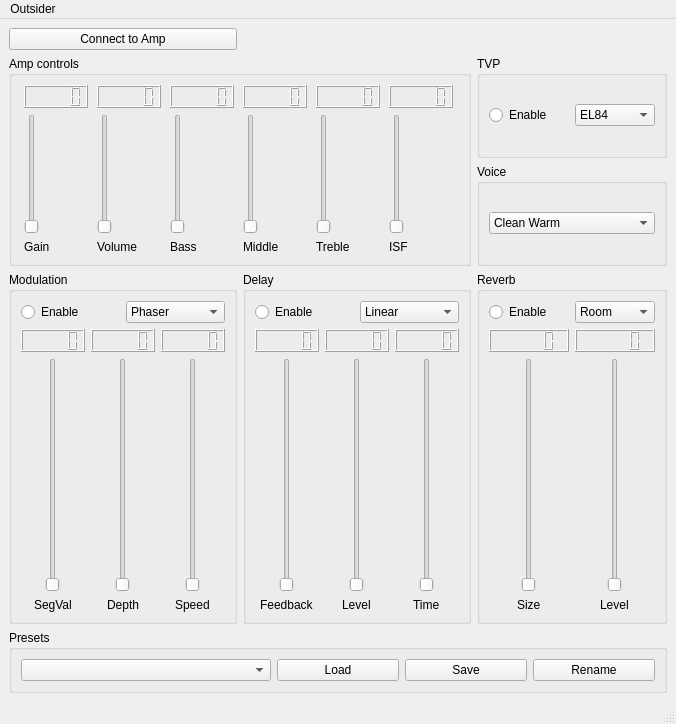
 <widget class="QMainWindow" name="MainWindow">
  <property name="geometry">
   <rect>
    <x>0</x>
    <y>0</y>
    <width>676</width>
    <height>724</height>
   </rect>
  </property>
  <property name="windowTitle">
   <string>Outsider</string>
  </property>
  <widget class="QWidget" name="centralwidget">
   <layout class="QGridLayout" name="gridLayout_10">
    <item row="0" column="0">
     <widget class="QPushButton" name="connectToAmpButton">
      <property name="text">
       <string>Connect to Amp</string>
      </property>
     </widget>
    </item>
    <item row="1" column="0" rowspan="2" colspan="2">
     <widget class="QGroupBox" name="groupBox">
      <property name="title">
       <string>Amp controls</string>
      </property>
      <layout class="QGridLayout" name="gridLayout_7">
       <item row="0" column="0">
        <widget class="QLCDNumber" name="gainLcdNumber">
         <property name="maximumSize">
          <size>
           <width>16777215</width>
           <height>16777215</height>
          </size>
         </property>
        </widget>
       </item>
       <item row="0" column="1">
        <widget class="QLCDNumber" name="volumeLcdNumber">
         <property name="maximumSize">
          <size>
           <width>16777215</width>
           <height>16777215</height>
          </size>
         </property>
        </widget>
       </item>
       <item row="0" column="2">
        <widget class="QLCDNumber" name="bassLcdNumber">
         <property name="maximumSize">
          <size>
           <width>16777215</width>
           <height>16777215</height>
          </size>
         </property>
        </widget>
       </item>
       <item row="0" column="3">
        <widget class="QLCDNumber" name="middleLcdNumber">
         <property name="maximumSize">
          <size>
           <width>16777215</width>
           <height>16777215</height>
          </size>
         </property>
        </widget>
       </item>
       <item row="0" column="4">
        <widget class="QLCDNumber" name="trebleLcdNumber">
         <property name="maximumSize">
          <size>
           <width>16777215</width>
           <height>16777215</height>
          </size>
         </property>
        </widget>
       </item>
       <item row="0" column="5">
        <widget class="QLCDNumber" name="isfLcdNumber">
         <property name="maximumSize">
          <size>
           <width>16777215</width>
           <height>16777215</height>
          </size>
         </property>
        </widget>
       </item>
       <item row="1" column="0">
        <widget class="QSlider" name="gainSlider">
         <property name="minimumSize">
          <size>
           <width>0</width>
           <height>120</height>
          </size>
         </property>
         <property name="maximum">
          <number>127</number>
         </property>
         <property name="orientation">
          <enum>Qt::Vertical</enum>
         </property>
        </widget>
       </item>
       <item row="1" column="1">
        <widget class="QSlider" name="volumeSlider">
         <property name="minimumSize">
          <size>
           <width>0</width>
           <height>120</height>
          </size>
         </property>
         <property name="maximum">
          <number>127</number>
         </property>
         <property name="orientation">
          <enum>Qt::Vertical</enum>
         </property>
        </widget>
       </item>
       <item row="1" column="2">
        <widget class="QSlider" name="bassSlider">
         <property name="minimumSize">
          <size>
           <width>0</width>
           <height>120</height>
          </size>
         </property>
         <property name="maximum">
          <number>127</number>
         </property>
         <property name="orientation">
          <enum>Qt::Vertical</enum>
         </property>
        </widget>
       </item>
       <item row="1" column="3">
        <widget class="QSlider" name="middleSlider">
         <property name="minimumSize">
          <size>
           <width>0</width>
           <height>120</height>
          </size>
         </property>
         <property name="maximum">
          <number>127</number>
         </property>
         <property name="orientation">
          <enum>Qt::Vertical</enum>
         </property>
        </widget>
       </item>
       <item row="1" column="4">
        <widget class="QSlider" name="trebleSlider">
         <property name="minimumSize">
          <size>
           <width>0</width>
           <height>120</height>
          </size>
         </property>
         <property name="maximum">
          <number>127</number>
         </property>
         <property name="orientation">
          <enum>Qt::Vertical</enum>
         </property>
        </widget>
       </item>
       <item row="1" column="5">
        <widget class="QSlider" name="isfSlider">
         <property name="minimumSize">
          <size>
           <width>0</width>
           <height>120</height>
          </size>
         </property>
         <property name="maximum">
          <number>127</number>
         </property>
         <property name="orientation">
          <enum>Qt::Vertical</enum>
         </property>
        </widget>
       </item>
       <item row="2" column="0">
        <widget class="QLabel" name="label_2">
         <property name="text">
          <string>Gain</string>
         </property>
        </widget>
       </item>
       <item row="2" column="1">
        <widget class="QLabel" name="label">
         <property name="text">
          <string>Volume</string>
         </property>
        </widget>
       </item>
       <item row="2" column="2">
        <widget class="QLabel" name="label_3">
         <property name="text">
          <string>Bass</string>
         </property>
        </widget>
       </item>
       <item row="2" column="3">
        <widget class="QLabel" name="label_4">
         <property name="text">
          <string>Middle</string>
         </property>
        </widget>
       </item>
       <item row="2" column="4">
        <widget class="QLabel" name="label_6">
         <property name="text">
          <string>Treble</string>
         </property>
        </widget>
       </item>
       <item row="2" column="5">
        <widget class="QLabel" name="label_7">
         <property name="text">
          <string>ISF</string>
         </property>
        </widget>
       </item>
      </layout>
      <zorder>gainLcdNumber</zorder>
      <zorder>label_6</zorder>
      <zorder>volumeSlider</zorder>
      <zorder>label_7</zorder>
      <zorder>volumeLcdNumber</zorder>
      <zorder>bassSlider</zorder>
      <zorder>trebleLcdNumber</zorder>
      <zorder>label_3</zorder>
      <zorder>gainSlider</zorder>
      <zorder>isfLcdNumber</zorder>
      <zorder>middleSlider</zorder>
      <zorder>trebleSlider</zorder>
      <zorder>bassLcdNumber</zorder>
      <zorder>isfSlider</zorder>
      <zorder>middleLcdNumber</zorder>
      <zorder>label_4</zorder>
      <zorder>label</zorder>
      <zorder>label_2</zorder>
     </widget>
    </item>
    <item row="1" column="2">
     <widget class="QGroupBox" name="groupBox_6">
      <property name="title">
       <string>TVP</string>
      </property>
      <layout class="QGridLayout" name="gridLayout_9">
       <item row="0" column="0">
        <widget class="QRadioButton" name="TVPRadioButton">
         <property name="text">
          <string>Enable</string>
         </property>
        </widget>
       </item>
       <item row="0" column="1">
        <widget class="QComboBox" name="TVPComboBox">
         <property name="currentIndex">
          <number>0</number>
         </property>
         <item>
          <property name="text">
           <string>EL84</string>
          </property>
         </item>
         <item>
          <property name="text">
           <string>6V6</string>
          </property>
         </item>
         <item>
          <property name="text">
           <string>EL34</string>
          </property>
         </item>
         <item>
          <property name="text">
           <string>KT66</string>
          </property>
         </item>
         <item>
          <property name="text">
           <string>6L6</string>
          </property>
         </item>
         <item>
          <property name="text">
           <string>KT88</string>
          </property>
         </item>
        </widget>
       </item>
      </layout>
     </widget>
    </item>
    <item row="3" column="0">
     <widget class="QGroupBox" name="groupBox_2">
      <property name="title">
       <string>Modulation</string>
      </property>
      <layout class="QGridLayout" name="gridLayout_2">
       <item row="0" column="0">
        <widget class="QRadioButton" name="modRadioButton">
         <property name="text">
          <string>Enable</string>
         </property>
        </widget>
       </item>
       <item row="0" column="1">
        <widget class="QComboBox" name="modComboBox">
         <item>
          <property name="text">
           <string>Phaser</string>
          </property>
         </item>
         <item>
          <property name="text">
           <string>Flanger</string>
          </property>
         </item>
         <item>
          <property name="text">
           <string>Chorus</string>
          </property>
         </item>
         <item>
          <property name="text">
           <string>Tremolo</string>
          </property>
         </item>
        </widget>
       </item>
       <item row="1" column="0" colspan="2">
        <layout class="QGridLayout" name="gridLayout">
         <item row="1" column="0" alignment="Qt::AlignHCenter">
          <widget class="QSlider" name="modSegValSlider">
           <property name="minimumSize">
            <size>
             <width>0</width>
             <height>120</height>
            </size>
           </property>
           <property name="maximum">
            <number>31</number>
           </property>
           <property name="orientation">
            <enum>Qt::Vertical</enum>
           </property>
          </widget>
         </item>
         <item row="0" column="0">
          <widget class="QLCDNumber" name="modSegValLcdNumber">
           <property name="maximumSize">
            <size>
             <width>16777215</width>
             <height>16777215</height>
            </size>
           </property>
          </widget>
         </item>
         <item row="0" column="1">
          <widget class="QLCDNumber" name="modLevelLcdNumber">
           <property name="maximumSize">
            <size>
             <width>16777215</width>
             <height>16777215</height>
            </size>
           </property>
           <property name="styleSheet">
            <string notr="true"/>
           </property>
          </widget>
         </item>
         <item row="1" column="2" alignment="Qt::AlignHCenter">
          <widget class="QSlider" name="modSpeedSlider">
           <property name="minimumSize">
            <size>
             <width>0</width>
             <height>120</height>
            </size>
           </property>
           <property name="maximum">
            <number>127</number>
           </property>
           <property name="orientation">
            <enum>Qt::Vertical</enum>
           </property>
          </widget>
         </item>
         <item row="1" column="1" alignment="Qt::AlignHCenter">
          <widget class="QSlider" name="modLevelSlider">
           <property name="minimumSize">
            <size>
             <width>0</width>
             <height>120</height>
            </size>
           </property>
           <property name="maximum">
            <number>127</number>
           </property>
           <property name="orientation">
            <enum>Qt::Vertical</enum>
           </property>
          </widget>
         </item>
         <item row="2" column="1" alignment="Qt::AlignHCenter">
          <widget class="QLabel" name="modLevelLabel">
           <property name="text">
            <string>Depth</string>
           </property>
          </widget>
         </item>
         <item row="2" column="0" alignment="Qt::AlignHCenter">
          <widget class="QLabel" name="modSegValLabel">
           <property name="text">
            <string>SegVal</string>
           </property>
           <property name="wordWrap">
            <bool>false</bool>
           </property>
           <property name="textInteractionFlags">
            <set>Qt::LinksAccessibleByMouse</set>
           </property>
          </widget>
         </item>
         <item row="2" column="2" alignment="Qt::AlignHCenter">
          <widget class="QLabel" name="modSpeedLabel">
           <property name="text">
            <string>Speed</string>
           </property>
          </widget>
         </item>
         <item row="0" column="2">
          <widget class="QLCDNumber" name="modSpeedLcdNumber">
           <property name="maximumSize">
            <size>
             <width>16777215</width>
             <height>16777215</height>
            </size>
           </property>
          </widget>
         </item>
        </layout>
       </item>
      </layout>
     </widget>
    </item>
    <item row="3" column="1">
     <widget class="QGroupBox" name="groupBox_3">
      <property name="title">
       <string>Delay</string>
      </property>
      <layout class="QGridLayout" name="gridLayout_4">
       <item row="0" column="0">
        <widget class="QRadioButton" name="delayRadioButton">
         <property name="text">
          <string>Enable</string>
         </property>
        </widget>
       </item>
       <item row="0" column="1">
        <widget class="QComboBox" name="delayComboBox">
         <item>
          <property name="text">
           <string>Linear</string>
          </property>
         </item>
         <item>
          <property name="text">
           <string>Analogue</string>
          </property>
         </item>
         <item>
          <property name="text">
           <string>Tape</string>
          </property>
         </item>
         <item>
          <property name="text">
           <string>Multi</string>
          </property>
         </item>
        </widget>
       </item>
       <item row="1" column="0" colspan="2">
        <layout class="QGridLayout" name="gridLayout_3">
         <item row="0" column="0">
          <widget class="QLCDNumber" name="delayFeedbackLcdNumber">
           <property name="maximumSize">
            <size>
             <width>16777215</width>
             <height>16777215</height>
            </size>
           </property>
          </widget>
         </item>
         <item row="0" column="1">
          <widget class="QLCDNumber" name="delayLevelLcdNumber">
           <property name="maximumSize">
            <size>
             <width>16777215</width>
             <height>16777215</height>
            </size>
           </property>
          </widget>
         </item>
         <item row="0" column="2">
          <widget class="QLCDNumber" name="delayTimeLcdNumber">
           <property name="maximumSize">
            <size>
             <width>16777215</width>
             <height>16777215</height>
            </size>
           </property>
          </widget>
         </item>
         <item row="1" column="0" alignment="Qt::AlignHCenter">
          <widget class="QSlider" name="delayFeedbackSlider">
           <property name="minimumSize">
            <size>
             <width>0</width>
             <height>120</height>
            </size>
           </property>
           <property name="maximum">
            <number>31</number>
           </property>
           <property name="orientation">
            <enum>Qt::Vertical</enum>
           </property>
          </widget>
         </item>
         <item row="1" column="1" alignment="Qt::AlignHCenter">
          <widget class="QSlider" name="delayLevelSlider">
           <property name="minimumSize">
            <size>
             <width>0</width>
             <height>120</height>
            </size>
           </property>
           <property name="maximum">
            <number>127</number>
           </property>
           <property name="orientation">
            <enum>Qt::Vertical</enum>
           </property>
          </widget>
         </item>
         <item row="1" column="2" alignment="Qt::AlignHCenter">
          <widget class="QSlider" name="delayTimeSlider">
           <property name="minimum">
            <number>100</number>
           </property>
           <property name="maximum">
            <number>2000</number>
           </property>
           <property name="orientation">
            <enum>Qt::Vertical</enum>
           </property>
          </widget>
         </item>
         <item row="2" column="0" alignment="Qt::AlignHCenter">
          <widget class="QLabel" name="delayFeedbackLabel">
           <property name="text">
            <string>Feedback</string>
           </property>
          </widget>
         </item>
         <item row="2" column="1" alignment="Qt::AlignHCenter">
          <widget class="QLabel" name="delayLevelLabel">
           <property name="text">
            <string>Level</string>
           </property>
          </widget>
         </item>
         <item row="2" column="2" alignment="Qt::AlignHCenter">
          <widget class="QLabel" name="delayTimeLabel">
           <property name="text">
            <string>Time</string>
           </property>
          </widget>
         </item>
        </layout>
       </item>
      </layout>
     </widget>
    </item>
    <item row="3" column="2">
     <widget class="QGroupBox" name="groupBox_4">
      <property name="title">
       <string>Reverb</string>
      </property>
      <layout class="QGridLayout" name="gridLayout_6">
       <item row="0" column="0">
        <widget class="QRadioButton" name="reverbRadioButton">
         <property name="text">
          <string>Enable</string>
         </property>
        </widget>
       </item>
       <item row="0" column="1">
        <widget class="QComboBox" name="reverbComboBox">
         <item>
          <property name="text">
           <string>Room</string>
          </property>
         </item>
         <item>
          <property name="text">
           <string>Hall</string>
          </property>
         </item>
         <item>
          <property name="text">
           <string>Spring</string>
          </property>
         </item>
         <item>
          <property name="text">
           <string>Plate</string>
          </property>
         </item>
        </widget>
       </item>
       <item row="1" column="0" colspan="2">
        <layout class="QGridLayout" name="gridLayout_5">
         <item row="0" column="0">
          <widget class="QLCDNumber" name="reverbSizeLcdNumber">
           <property name="maximumSize">
            <size>
             <width>16777215</width>
             <height>16777215</height>
            </size>
           </property>
          </widget>
         </item>
         <item row="0" column="1">
          <widget class="QLCDNumber" name="reverbLevelLcdNumber">
           <property name="maximumSize">
            <size>
             <width>16777215</width>
             <height>16777215</height>
            </size>
           </property>
          </widget>
         </item>
         <item row="1" column="0" alignment="Qt::AlignHCenter">
          <widget class="QSlider" name="reverbSizeSlider">
           <property name="minimumSize">
            <size>
             <width>0</width>
             <height>120</height>
            </size>
           </property>
           <property name="maximum">
            <number>31</number>
           </property>
           <property name="orientation">
            <enum>Qt::Vertical</enum>
           </property>
          </widget>
         </item>
         <item row="1" column="1" alignment="Qt::AlignHCenter">
          <widget class="QSlider" name="reverbLevelSlider">
           <property name="minimumSize">
            <size>
             <width>0</width>
             <height>120</height>
            </size>
           </property>
           <property name="maximum">
            <number>127</number>
           </property>
           <property name="orientation">
            <enum>Qt::Vertical</enum>
           </property>
          </widget>
         </item>
         <item row="2" column="0" alignment="Qt::AlignHCenter">
          <widget class="QLabel" name="reverbSizeLabel">
           <property name="text">
            <string>Size</string>
           </property>
          </widget>
         </item>
         <item row="2" column="1" alignment="Qt::AlignHCenter">
          <widget class="QLabel" name="reverbLevelLabel">
           <property name="text">
            <string>Level</string>
           </property>
          </widget>
         </item>
        </layout>
       </item>
      </layout>
      <zorder>reverbComboBox</zorder>
      <zorder>reverbRadioButton</zorder>
     </widget>
    </item>
    <item row="2" column="2">
     <widget class="QGroupBox" name="groupBox_5">
      <property name="title">
       <string>Voice</string>
      </property>
      <layout class="QGridLayout" name="gridLayout_8">
       <item row="0" column="0">
        <widget class="QComboBox" name="voiceComboBox">
         <item>
          <property name="text">
           <string>Clean Warm</string>
          </property>
         </item>
         <item>
          <property name="text">
           <string>Clean Bright</string>
          </property>
         </item>
         <item>
          <property name="text">
           <string>Crunch</string>
          </property>
         </item>
         <item>
          <property name="text">
           <string>Super Crunch</string>
          </property>
         </item>
         <item>
          <property name="text">
           <string>OD1</string>
          </property>
         </item>
         <item>
          <property name="text">
           <string>OD2</string>
          </property>
         </item>
        </widget>
       </item>
      </layout>
     </widget>
    </item>
    <item row="4" column="0" colspan="3">
     <widget class="QGroupBox" name="presetGroupBox">
      <property name="title">
       <string>Presets</string>
      </property>
      <layout class="QHBoxLayout" name="horizontalLayout">
       <item>
        <widget class="QComboBox" name="presetNameComboBox">
         <property name="minimumSize">
          <size>
           <width>250</width>
           <height>0</height>
          </size>
         </property>
        </widget>
       </item>
       <item>
        <widget class="QPushButton" name="loadPresetPushButton">
         <property name="text">
          <string>Load</string>
         </property>
        </widget>
       </item>
       <item>
        <widget class="QPushButton" name="savePresetPushButton">
         <property name="text">
          <string>Save</string>
         </property>
        </widget>
       </item>
       <item>
        <widget class="QPushButton" name="renamePresetPushButton">
         <property name="text">
          <string>Rename</string>
         </property>
        </widget>
       </item>
      </layout>
     </widget>
    </item>
   </layout>
   <zorder>groupBox_2</zorder>
   <zorder>groupBox_3</zorder>
   <zorder>groupBox_4</zorder>
   <zorder>groupBox</zorder>
   <zorder>groupBox_5</zorder>
   <zorder>groupBox_6</zorder>
   <zorder>connectToAmpButton</zorder>
   <zorder>presetGroupBox</zorder>
  </widget>
  <widget class="QMenuBar" name="menubar">
   <property name="geometry">
    <rect>
     <x>0</x>
     <y>0</y>
     <width>676</width>
     <height>27</height>
    </rect>
   </property>
   <widget class="QMenu" name="menuOutsider">
    <property name="title">
     <string>Outsider</string>
    </property>
   </widget>
   <addaction name="menuOutsider"/>
  </widget>
  <widget class="QStatusBar" name="statusbar"/>
 </widget>
